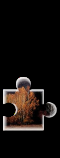
#> input picture opencv/模板匹配/33.png, 60 x 158 px, found by its file name
$ python img2th.py
#> lines starting #> are read from the running program, lines starting #| are printed output that depends on the picture; after the words box and inside, x2 and y2 are one past the last pixel; in counts of white or black regions, pixels touching at a corner belong together
import cv2
img=cv2.imread('33.png',0)
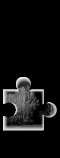
#> img: shape (158, 60); min 0, max 236, mean 17.7
_,th=cv2.threshold(img,0,255,cv2.THRESH_OTSU)
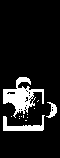
#> th: shape (158, 60); 11.3% white; 13 white regions (10 under 20 px), largest, box (x1, y1, x2, y2) and area: (3, 77, 44, 118) 698, (3, 115, 45, 131) 280, (46, 102, 57, 118) 83
cv2.imwrite('th.png',th)

$ run again, with opencv/模板匹配/1.png copied over opencv/模板匹配/33.png
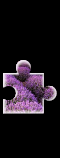
#> input picture opencv/模板匹配/1.png, 60 x 158 px, found by its file name
#> `img=cv2.imread('33.png',0)`:
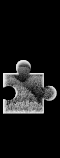
#> img: shape (158, 60); min 0, max 239, mean 24.1
#> `_,th=cv2.threshold(img,0,255,cv2.THRESH_OTSU)`:
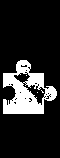
#> th: shape (158, 60); 16.1% white; 4 white regions (3 under 20 px), largest, box (x1, y1, x2, y2) and area: (3, 60, 57, 114) 1523

$ run again, with opencv/模板匹配/10.png copied over opencv/模板匹配/33.png
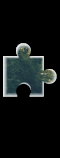
#> input picture opencv/模板匹配/10.png, 60 x 158 px, found by its file name
#> `_,th=cv2.threshold(img,0,255,cv2.THRESH_OTSU)`:
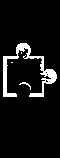
#> th: shape (158, 60); 7.6% white; 4 white regions (2 under 20 px), largest, box (x1, y1, x2, y2) and area: (3, 43, 57, 97) 690, (19, 82, 31, 90) 24

$ run again, with opencv/模板匹配/11.png copied over opencv/模板匹配/33.png
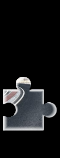
#> input picture opencv/模板匹配/11.png, 60 x 158 px, found by its file name
#> `_,th=cv2.threshold(img,0,255,cv2.THRESH_OTSU)`:
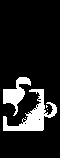
#> th: shape (158, 60); 13.1% white; 5 white regions (3 under 20 px), largest, box (x1, y1, x2, y2) and area: (3, 89, 57, 131) 794, (3, 77, 31, 116) 438
